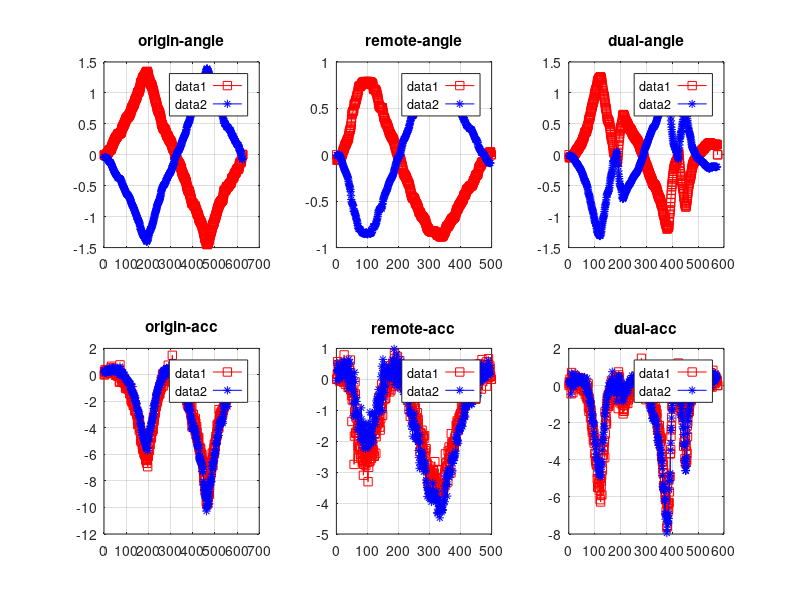
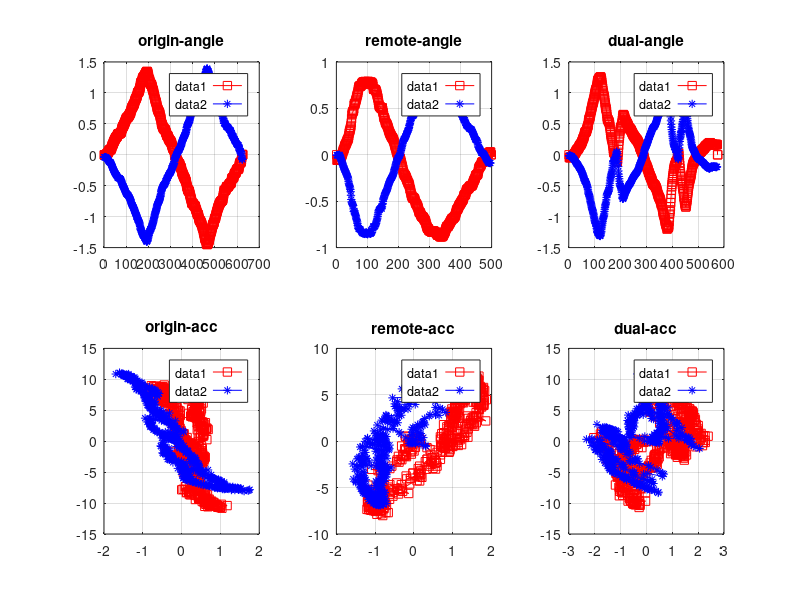

The MATLAB source for these figures, in order:
%%%%%%%%%%%%%%%%%%%%%%%%%%%%%%%%%%%%%%%%%%%%%%%%%%%%%%%%%%%%%%%%%%%%%%%%%%%%%%%%%%%%%%%%%5
%%%% Gesture Roll analyse 
%%%%
%%%%            ZHAOCHAO
%%%%                2016-11-08
%%%%%%%%%%%%%%%%%%%%%%%%%%%%%%%%%%%%%%%%%%%%%%%%%%%%%%%%%%%%%%%%%%%%%%%%%%%%%%%%%%%%%%%%%%%%%%%%%%
%%%%

figure(1);
figure(2);

%%%% roll-origin 

load data_origin_slow.dat

dat = data_origin_slow;

index_left = find(dat(:,1) == 0);
origin_left_att = dat(index_left, 2:4);
origin_left_acc = dat(index_left, 8:10);

index_right = find(dat(:,1) == 2);
origin_right_att = dat(index_right, 2:4);
origin_right_acc = dat(index_right, 8:10);


figure(1);
% att
% x-t, y-z
subplot(2,3,1);
tmp_t = [1: 1: size(origin_left_att(:,1), 1)];
plot(tmp_t, origin_left_att(:,2), 'rs-');
hold on;
tmp_t = [1: 1: size(origin_right_att(:,1), 1)];
plot(tmp_t, origin_right_att(:,2), 'b*-');
grid on;
legend('left', 'right');
title('origin-angle');

% acc
% x-x, y-z
subplot(2,3,4);
tmp_t = [1: 1: size(origin_left_acc(:,1), 1)];
plot(tmp_t, origin_left_acc(:,2), 'rs-');
hold on;
tmp_t = [1: 1: size(origin_right_acc(:,1), 1)];
plot(tmp_t, origin_right_acc(:,2), 'b*-');
grid on;
legend('left', 'right');
title('origin-acc');

figure(2);
% att
% x-t, y-z
subplot(2,3,1);
tmp_t = [1: 1: size(origin_left_att(:,1), 1)];
plot(tmp_t, origin_left_att(:,2), 'rs-');
hold on;
tmp_t = [1: 1: size(origin_right_att(:,1), 1)];
plot(tmp_t, origin_right_att(:,2), 'b*-');
grid on;
legend('left', 'right');
title('origin-angle');

% acc
% x-x, y-z
subplot(2,3,4);
plot(origin_left_acc(:,1), origin_left_acc(:,3), 'rs-');
hold on;
plot(origin_right_acc(:,1), origin_right_acc(:,3), 'b*-');
grid on;
legend('left', 'right');
title('origin-acc');


%%%% roll-remote

load data_remote_slow.dat

dat = data_remote_slow;

index_left = find(dat(:,1) == 0);
remote_left_att = dat(index_left, 2:4);
remote_left_acc = dat(index_left, 8:10);

index_right = find(dat(:,1) == 2);
remote_right_att = dat(index_right, 2:4);
remote_right_acc = dat(index_right, 8:10);

figure(1);
% att
% x-x, y-z
subplot(2,3,2);
tmp_t = [1: 1: size(remote_left_att(:,1), 1)];
plot(tmp_t, remote_left_att(:,2), 'rs-');
hold on;
tmp_t = [1: 1: size(remote_right_att(:,1), 1)];
plot(tmp_t, remote_right_att(:,2), 'b*-');
grid on;
legend('left', 'right');
title('remote-angle');

% acc
% x-x, y-z
subplot(2,3,5);
tmp_t = [1: 1: size(remote_left_acc(:,1), 1)];
plot(tmp_t, remote_left_acc(:,2), 'rs-');
hold on;
tmp_t = [1: 1: size(remote_right_acc(:,1), 1)];
plot(tmp_t, remote_right_acc(:,2), 'b*-');
grid on;
legend('left', 'right');
title('remote-acc');


figure(2);
% att
% x-x, y-z
subplot(2,3,2);
tmp_t = [1: 1: size(remote_left_att(:,1), 1)];
plot(tmp_t, remote_left_att(:,2), 'rs-');
hold on;
tmp_t = [1: 1: size(remote_right_att(:,1), 1)];
plot(tmp_t, remote_right_att(:,2), 'b*-');
grid on;
legend('left', 'right');
title('remote-angle');

% acc
% x-x, y-z
subplot(2,3,5);
plot(remote_left_acc(:,1), remote_left_acc(:,3), 'rs-');
hold on;
plot(remote_right_acc(:,1), remote_right_acc(:,3), 'b*-');
grid on;
legend('left', 'right');
title('remote-acc');


%%%% roll-dual

load data_dual_slow.dat

dat = data_dual_slow;

index_left = find(dat(:,1) == 0);
dual_left_att = dat(index_left, 2:4);
dual_left_acc = dat(index_left, 8:10);

index_right = find(dat(:,1) == 2);
dual_right_att = dat(index_right, 2:4);
dual_right_acc = dat(index_right, 8:10);


figure(1);
% att
% x-x, y-z
subplot(2,3,3);
tmp_t = [1: 1: size(dual_left_att(:,1), 1)];
plot(tmp_t, dual_left_att(:,2), 'rs-');
hold on;
tmp_t = [1: 1: size(dual_right_att(:,1), 1)];
plot(tmp_t, dual_right_att(:,2), 'b*-');
grid on;
legend('left', 'right');
title('dual-angle');

% acc
% x-x, y-z
subplot(2,3,6);
tmp_t = [1: 1: size(dual_left_acc(:,1), 1)];
plot(tmp_t, dual_left_acc(:,2), 'rs-');
hold on;
tmp_t = [1: 1: size(dual_right_acc(:,1), 1)];
plot(tmp_t, dual_right_acc(:,2), 'b*-');
grid on;
legend('left', 'right');
title('dual-acc');


figure(2);
% att
% x-x, y-z
subplot(2,3,3);
tmp_t = [1: 1: size(dual_left_att(:,1), 1)];
plot(tmp_t, dual_left_att(:,2), 'rs-');
hold on;
tmp_t = [1: 1: size(dual_right_att(:,1), 1)];
plot(tmp_t, dual_right_att(:,2), 'b*-');
grid on;
legend('left', 'right');
title('dual-angle');

% acc
% x-x, y-z
subplot(2,3,6);
plot(dual_left_acc(:,1), dual_left_acc(:,3), 'rs-');
hold on;
plot(dual_right_acc(:,1), dual_right_acc(:,3), 'b*-');
grid on;
legend('left', 'right');
title('dual-acc');

